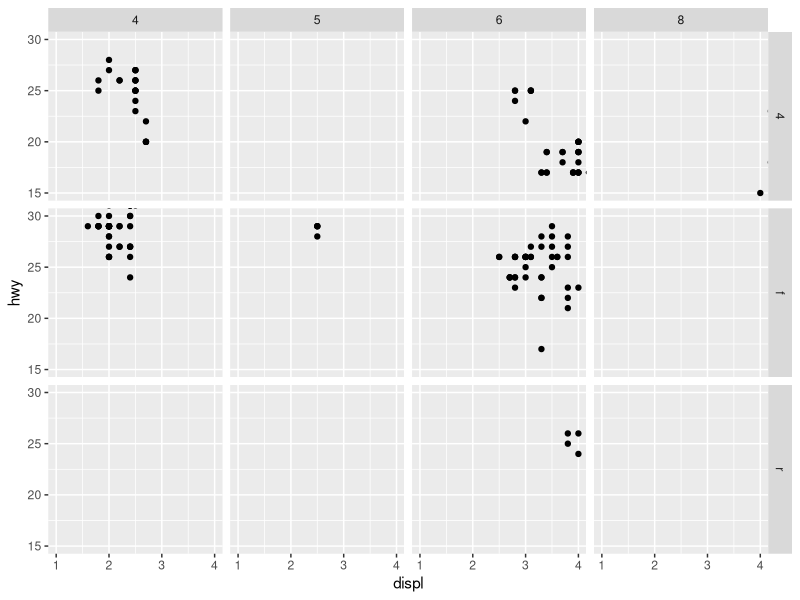

The R source for this figure:
library(ggplot2)
pl <- ggplot(mpg,aes(displ,hwy)) + geom_point()
pl2 <-pl + coord_cartesian(xlim=c(1,4),ylim=c(15,30)) + facet_grid(drv ~ cyl)
print(pl2)